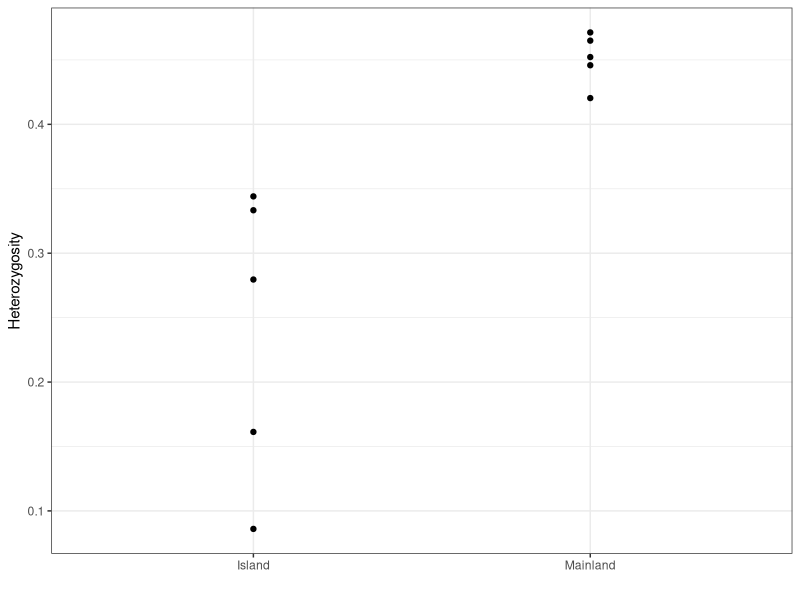

Write R code to recreate this figure.
library(magrittr)
library(plyr)
library(ggplot2)

#Read in data
dd <- read.csv("Mainland_Island_SNP_data.csv", stringsAsFactors = F)

#Separate alleles
a1 <- dd[, seq(3, ncol(dd) - 1, 2)]
a2 <- dd[, seq(4, ncol(dd), 2)]

#Calculate heterozygosity per locus and plot data
p <-
  data.frame(
    Pop = rep(dd$Pop, 5),
    SNP = rep(colnames(a1), each = nrow(dd)),
    Het = unlist(as.vector(a1 != a2))
  ) %>%
  ddply(.(Pop, SNP),
        summarise,
        LocusHet = mean(Het)) %>%
  ggplot(aes(x = Pop, y = LocusHet)) +
  geom_point() +
  theme_bw() +
  xlab("") +
  ylab("Heterozygosity")